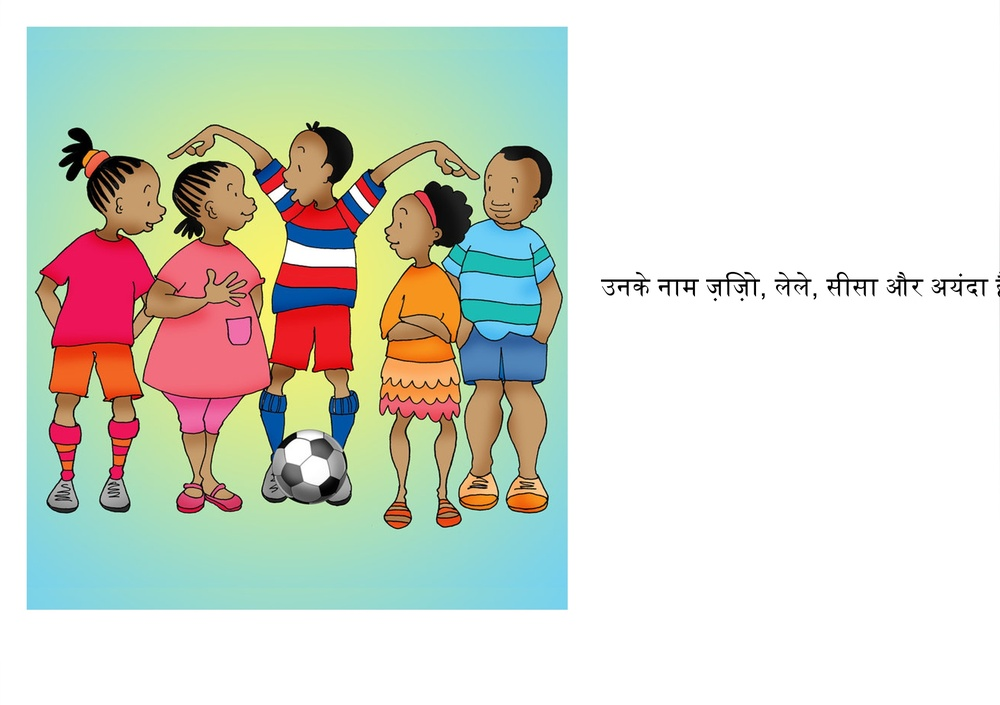
#> input picture Images/translated-book/page2.jpg, 1000 x 705 px, shrunk from 2246 x 1584 before the run
$ python ImgRecog.py translated-book/page2.jpg
#> lines starting #> are read from the running program, lines starting #| are printed output that depends on the picture; after the words box and inside, x2 and y2 are one past the last pixel; in counts of white or black regions, pixels touching at a corner belong together
import cv2
import numpy as np
import os
import argparse
from glob import glob

from pathlib import Path

def extractImagesFromFile(inputFilename, outputDirectory):

#> called with inputFilename = 'translated-book/page2.jpg', outputDirectory = 'images/translated-book-images'
    minWidth = 200
    minHeight = 200
    greenColor = (36, 255, 12)

    # Load image, grayscale, Otsu's threshold
    #inputFilename = "./images/translated-book/page2.jpg"
    #inputFilename = "./images/translated-book/page10.jpg"
    image = cv2.imread(inputFilename)
#> image is the input picture: shape (705, 1000, 3); mean B, G, R 205.8, 217.2, 214.8
    original = image.copy()
    gray = cv2.cvtColor(image, cv2.COLOR_BGR2GRAY)
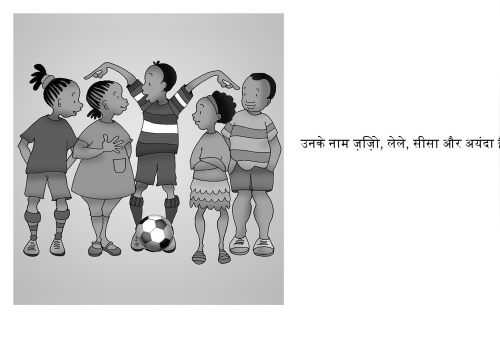
#> gray: shape (705, 1000) (shown at 1/2 size); min 0, max 255, mean 215.2
    thresh = cv2.threshold(gray, 0, 255, cv2.THRESH_BINARY_INV + cv2.THRESH_OTSU)[1]
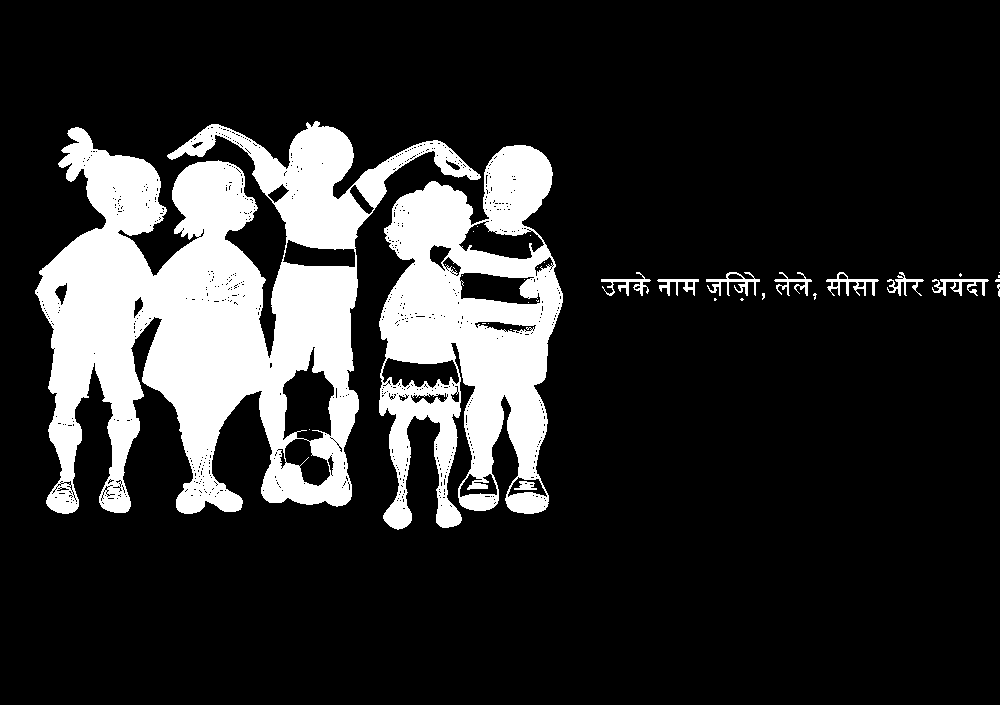
#> thresh: shape (705, 1000); 17.5% white; 37 white regions (26 under 20 px)

    # Find contours, obtain bounding box, extract and save ROI, rename images
    roi = 1
    cnts = cv2.findContours(thresh, cv2.RETR_EXTERNAL, cv2.CHAIN_APPROX_SIMPLE)
#> cnts = 18 contours, 9 with area under 20; largest, box (x1, y1, x2, y2) and area: (35, 121, 481, 514) 85548, (379, 145, 563, 530) 46584, (826, 272, 879, 296) 378, (706, 272, 760, 296) 348, (932, 279, 989, 296) 314
    if len(cnts) == 2:
        cnts = cnts[0]
    else:
         cnts[1]
    for c in cnts:
        x, y, w, h = cv2.boundingRect(c)
        if w >= minWidth and h >= minHeight:
            cv2.rectangle(image, (x, y), (x + w, y + h), greenColor, 2)
            ROI = original[y : y + h, x : x + w]
            if inputFilename[-6].isnumeric() :
                if inputFilename[-6] > str(0):
                    outImage = os.path.join(outputDirectory, f'image-0{inputFilename[-6:-4]}.jpg'.format(Path(inputFilename).stem, roi))
            else:
                outImage = os.path.join(outputDirectory, f'image-00{inputFilename[-5]}.jpg'.format(Path(inputFilename).stem, roi))
            cv2.imwrite(outImage, ROI)
            roi += 1
#> this loop made 18 passes
#> (x, y, w, h, roi) on pass 18: (35, 121, 446, 393, 2)
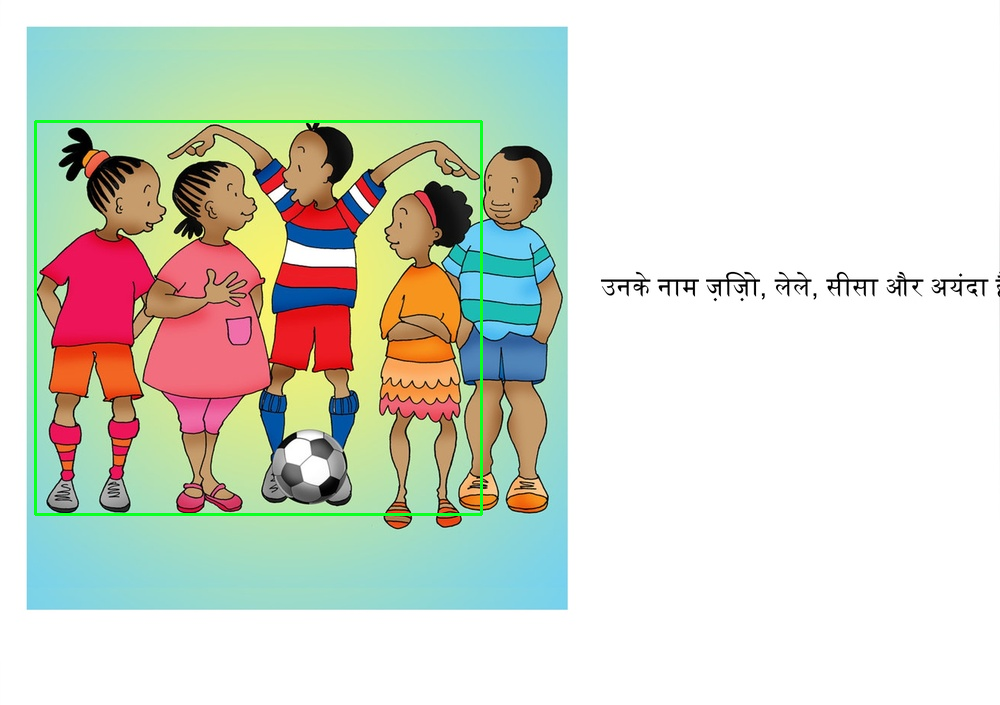
#> image: shape (705, 1000, 3); 0.71% of pixels changed, all inside (x1, y1, x2, y2) = (34, 120, 483, 516)
#> after the loop, roi = 2

def main(files):

    outputDirectory = 'images/translated-book-images'

    # Create the output directory
    outputPath = Path.cwd() / outputDirectory
    outputPath.mkdir(exist_ok=True)

    for f in files:
        print("Prcessing {}".format(f))
        if Path(f).is_file():
            extractImagesFromFile(f, outputDirectory)
        else:
            print("Invalid file: {}".format(f))


if __name__ == "__main__":
    parser = argparse.ArgumentParser()
    parser.add_argument("fileNames", nargs='*')
    args = parser.parse_args()
    fileNames = list()
    for arg in args.fileNames:
        fileNames += glob(arg)
    main(fileNames)

$ run again, with Images/translated-book/page0.jpg copied over Images/translated-book/page2.jpg
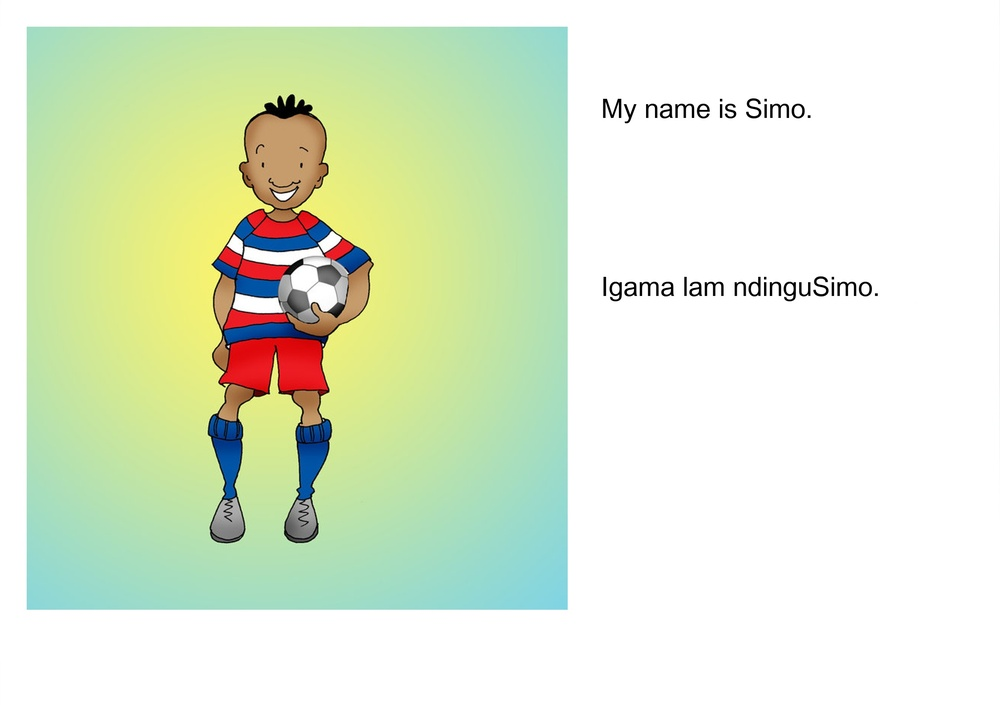
#> input picture Images/translated-book/page0.jpg, 1000 x 705 px, shrunk from 2246 x 1584 before the run
#> in extractImagesFromFile, image is the input picture: shape (705, 1000, 3); mean B, G, R 209.6, 235.2, 223.7
#> in extractImagesFromFile, `gray = cv2.cvtColor(image, cv2.COLOR_BGR2GRAY)`:
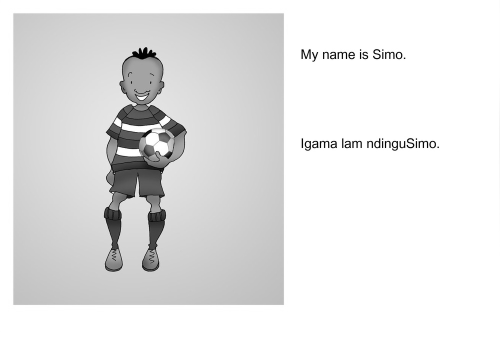
#> gray: shape (705, 1000) (shown at 1/2 size); min 0, max 255, mean 228.8
#> in extractImagesFromFile, `thresh = cv2.threshold(gray, 0, 255, cv2.THRESH_BINARY_INV + cv2.THRES..`:
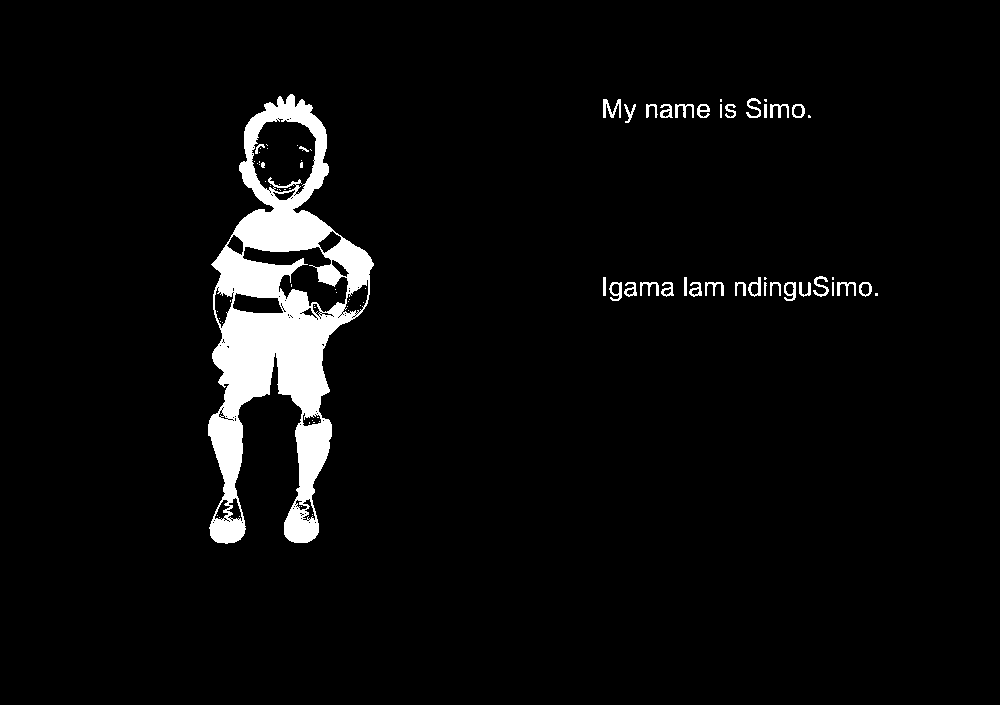
#> thresh: shape (705, 1000); 4.5% white; 86 white regions (52 under 20 px)
#> cnts = 37 contours, 9 with area under 20; largest, box (x1, y1, x2, y2) and area: (208, 94, 374, 544) 36964, (609, 282, 622, 301) 153, (784, 282, 796, 301) 152, (748, 277, 761, 297) 151, (859, 282, 872, 297) 137
#> the loop in extractImagesFromFile, `for c in cnts:` made 37 passes
#> (x, y, w, h) on passes 2, 3, 5, 6, 7, 8, 9, 10: (859, 282, 13, 15), (837, 282, 19, 14), (799, 282, 12, 15), (784, 282, 12, 19), (770, 282, 11, 14), (764, 282, 3, 14), (735, 282, 11, 14), (705, 282, 19, 14)
#> after the loop in extractImagesFromFile, `for c in cnts:`: roi = 1

$ run again, with Images/translated-book/page1.jpg copied over Images/translated-book/page2.jpg
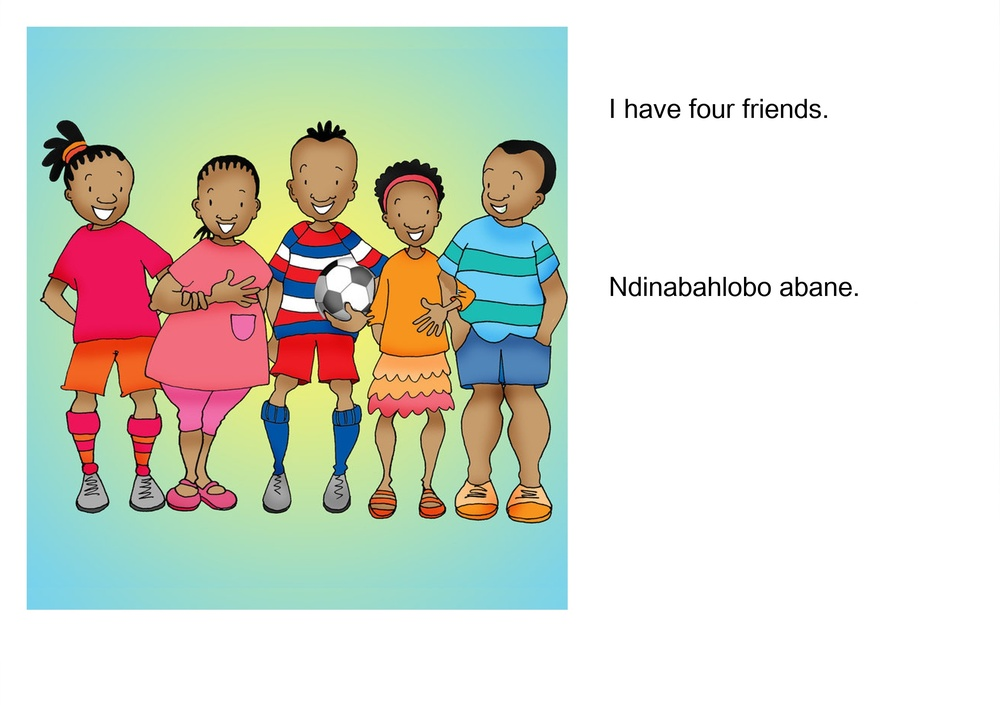
#> input picture Images/translated-book/page1.jpg, 1000 x 705 px, shrunk from 2246 x 1584 before the run
#> in extractImagesFromFile, image is the input picture: shape (705, 1000, 3); mean B, G, R 206.5, 218, 215.3
#> in extractImagesFromFile, `thresh = cv2.threshold(gray, 0, 255, cv2.THRESH_BINARY_INV + cv2.THRES..`:
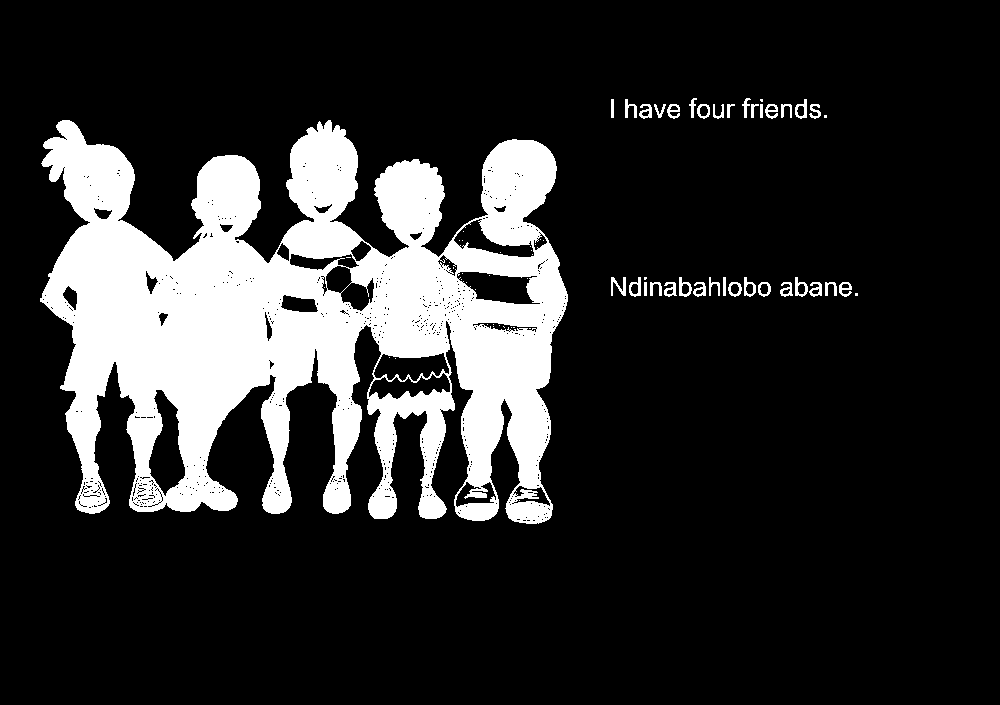
#> thresh: shape (705, 1000); 17.6% white; 69 white regions (35 under 20 px)
#> cnts = 38 contours, 4 with area under 20; largest, box (x1, y1, x2, y2) and area: (40, 120, 568, 524) 131748, (795, 277, 808, 297) 155, (679, 277, 692, 297) 155, (795, 99, 807, 119) 148, (629, 277, 641, 297) 148
#> the loop in extractImagesFromFile, `for c in cnts:` made 38 passes
#> (x, y, w, h, roi) on pass 20: (40, 120, 528, 404, 2)
#> after the loop in extractImagesFromFile, `for c in cnts:`:
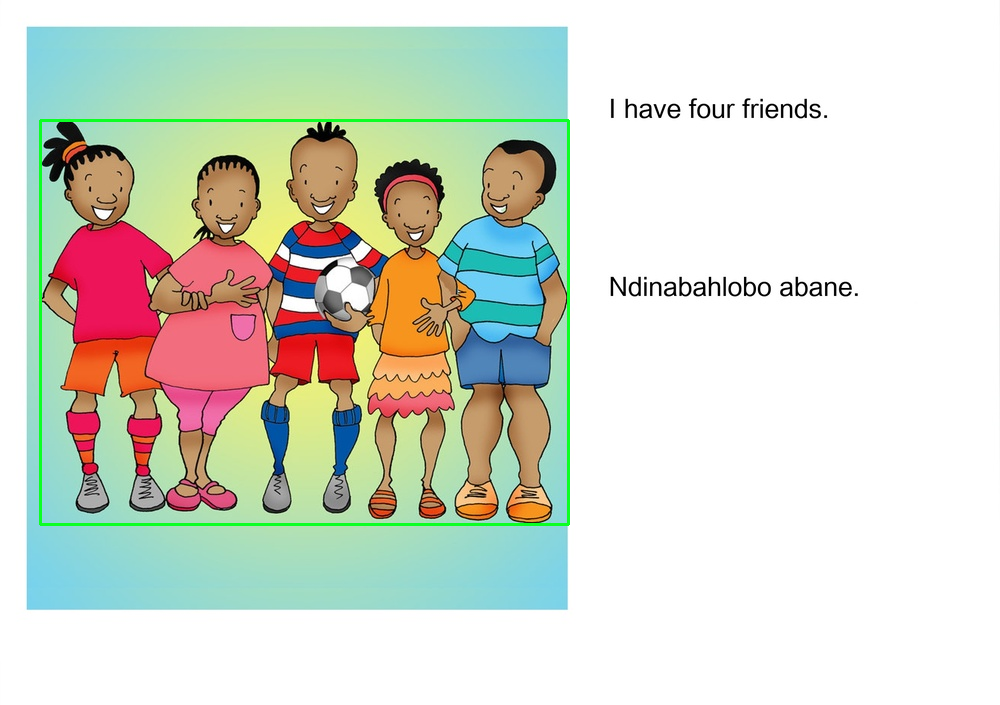
#> image: shape (705, 1000, 3); 0.79% of pixels changed, all inside (x1, y1, x2, y2) = (39, 119, 570, 526)
#> after the loop in extractImagesFromFile, `for c in cnts:`: roi = 2
